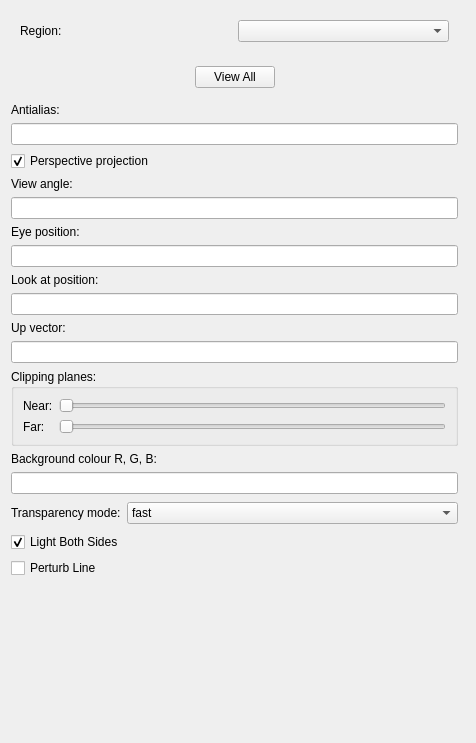
<?xml version="1.0" encoding="UTF-8"?>
<ui version="4.0">
 <class>SceneviewerEditorWidget</class>
 <widget class="QWidget" name="SceneviewerEditorWidget">
  <property name="geometry">
   <rect>
    <x>0</x>
    <y>0</y>
    <width>476</width>
    <height>743</height>
   </rect>
  </property>
  <property name="windowTitle">
   <string>Sceneviewer Editor</string>
  </property>
  <layout class="QHBoxLayout" name="horizontalLayout_2">
   <item>
    <widget class="QFrame" name="widget_container">
     <property name="frameShape">
      <enum>QFrame::NoFrame</enum>
     </property>
     <property name="frameShadow">
      <enum>QFrame::Plain</enum>
     </property>
     <property name="lineWidth">
      <number>0</number>
     </property>
     <layout class="QVBoxLayout" name="verticalLayout">
      <property name="leftMargin">
       <number>0</number>
      </property>
      <property name="topMargin">
       <number>0</number>
      </property>
      <property name="rightMargin">
       <number>7</number>
      </property>
      <property name="bottomMargin">
       <number>0</number>
      </property>
      <item>
       <widget class="QFrame" name="region_frame">
        <property name="frameShape">
         <enum>QFrame::NoFrame</enum>
        </property>
        <property name="frameShadow">
         <enum>QFrame::Raised</enum>
        </property>
        <layout class="QHBoxLayout" name="horizontalLayout_3">
         <item>
          <widget class="QLabel" name="region_label">
           <property name="text">
            <string>Region:</string>
           </property>
          </widget>
         </item>
         <item>
          <widget class="RegionChooserWidget" name="region_chooser">
           <property name="sizePolicy">
            <sizepolicy hsizetype="Preferred" vsizetype="Fixed">
             <horstretch>0</horstretch>
             <verstretch>0</verstretch>
            </sizepolicy>
           </property>
          </widget>
         </item>
        </layout>
       </widget>
      </item>
      <item>
       <widget class="QFrame" name="view_all_frame">
        <property name="frameShape">
         <enum>QFrame::NoFrame</enum>
        </property>
        <property name="frameShadow">
         <enum>QFrame::Raised</enum>
        </property>
        <layout class="QHBoxLayout" name="horizontalLayout">
         <item>
          <spacer name="horizontalSpacer">
           <property name="orientation">
            <enum>Qt::Horizontal</enum>
           </property>
           <property name="sizeHint" stdset="0">
            <size>
             <width>40</width>
             <height>20</height>
            </size>
           </property>
          </spacer>
         </item>
         <item>
          <widget class="QPushButton" name="view_all_button">
           <property name="sizePolicy">
            <sizepolicy hsizetype="Preferred" vsizetype="Fixed">
             <horstretch>0</horstretch>
             <verstretch>0</verstretch>
            </sizepolicy>
           </property>
           <property name="text">
            <string>View All</string>
           </property>
          </widget>
         </item>
         <item>
          <spacer name="horizontalSpacer_2">
           <property name="orientation">
            <enum>Qt::Horizontal</enum>
           </property>
           <property name="sizeHint" stdset="0">
            <size>
             <width>157</width>
             <height>20</height>
            </size>
           </property>
          </spacer>
         </item>
        </layout>
       </widget>
      </item>
      <item>
       <widget class="QLabel" name="antialias_label">
        <property name="text">
         <string>Antialias:</string>
        </property>
       </widget>
      </item>
      <item>
       <widget class="QLineEdit" name="antialias">
        <property name="sizePolicy">
         <sizepolicy hsizetype="Preferred" vsizetype="Fixed">
          <horstretch>0</horstretch>
          <verstretch>0</verstretch>
         </sizepolicy>
        </property>
       </widget>
      </item>
      <item>
       <widget class="QCheckBox" name="perspective_checkbox">
        <property name="text">
         <string>Perspective projection</string>
        </property>
        <property name="checked">
         <bool>true</bool>
        </property>
       </widget>
      </item>
      <item>
       <widget class="QLabel" name="view_angle_label">
        <property name="text">
         <string>View angle:</string>
        </property>
       </widget>
      </item>
      <item>
       <widget class="QLineEdit" name="view_angle">
        <property name="sizePolicy">
         <sizepolicy hsizetype="Preferred" vsizetype="Fixed">
          <horstretch>0</horstretch>
          <verstretch>0</verstretch>
         </sizepolicy>
        </property>
       </widget>
      </item>
      <item>
       <widget class="QLabel" name="eye_position_label">
        <property name="text">
         <string>Eye position:</string>
        </property>
       </widget>
      </item>
      <item>
       <widget class="QLineEdit" name="eye_position">
        <property name="sizePolicy">
         <sizepolicy hsizetype="Preferred" vsizetype="Fixed">
          <horstretch>0</horstretch>
          <verstretch>0</verstretch>
         </sizepolicy>
        </property>
       </widget>
      </item>
      <item>
       <widget class="QLabel" name="lookat_position_label">
        <property name="text">
         <string>Look at position:</string>
        </property>
       </widget>
      </item>
      <item>
       <widget class="QLineEdit" name="lookat_position">
        <property name="sizePolicy">
         <sizepolicy hsizetype="Preferred" vsizetype="Fixed">
          <horstretch>0</horstretch>
          <verstretch>0</verstretch>
         </sizepolicy>
        </property>
       </widget>
      </item>
      <item>
       <widget class="QLabel" name="up_vector_label">
        <property name="text">
         <string>Up vector:</string>
        </property>
       </widget>
      </item>
      <item>
       <widget class="QLineEdit" name="up_vector">
        <property name="sizePolicy">
         <sizepolicy hsizetype="Preferred" vsizetype="Fixed">
          <horstretch>0</horstretch>
          <verstretch>0</verstretch>
         </sizepolicy>
        </property>
       </widget>
      </item>
      <item>
       <widget class="QGroupBox" name="clipping_planes_groupbox">
        <property name="sizePolicy">
         <sizepolicy hsizetype="Preferred" vsizetype="Fixed">
          <horstretch>0</horstretch>
          <verstretch>0</verstretch>
         </sizepolicy>
        </property>
        <property name="minimumSize">
         <size>
          <width>0</width>
          <height>0</height>
         </size>
        </property>
        <property name="title">
         <string>Clipping planes:</string>
        </property>
        <layout class="QFormLayout" name="formLayout">
         <item row="0" column="0">
          <widget class="QLabel" name="near_clipping_label">
           <property name="text">
            <string>Near:</string>
           </property>
          </widget>
         </item>
         <item row="2" column="0">
          <widget class="QLabel" name="far_clipping_label">
           <property name="text">
            <string>Far:</string>
           </property>
          </widget>
         </item>
         <item row="0" column="1">
          <widget class="QSlider" name="near_clipping_slider">
           <property name="maximum">
            <number>10000</number>
           </property>
           <property name="pageStep">
            <number>100</number>
           </property>
           <property name="tracking">
            <bool>true</bool>
           </property>
           <property name="orientation">
            <enum>Qt::Horizontal</enum>
           </property>
          </widget>
         </item>
         <item row="2" column="1">
          <widget class="QSlider" name="far_clipping_slider">
           <property name="maximum">
            <number>10000</number>
           </property>
           <property name="pageStep">
            <number>100</number>
           </property>
           <property name="orientation">
            <enum>Qt::Horizontal</enum>
           </property>
          </widget>
         </item>
        </layout>
       </widget>
      </item>
      <item>
       <widget class="QLabel" name="background_colour_label">
        <property name="text">
         <string>Background colour R, G, B:</string>
        </property>
       </widget>
      </item>
      <item>
       <widget class="QLineEdit" name="background_colour">
        <property name="sizePolicy">
         <sizepolicy hsizetype="Preferred" vsizetype="Fixed">
          <horstretch>0</horstretch>
          <verstretch>0</verstretch>
         </sizepolicy>
        </property>
       </widget>
      </item>
      <item>
       <widget class="QFrame" name="transparency_mode_frame">
        <property name="frameShape">
         <enum>QFrame::NoFrame</enum>
        </property>
        <property name="frameShadow">
         <enum>QFrame::Raised</enum>
        </property>
        <layout class="QFormLayout" name="formLayout_2">
         <property name="leftMargin">
          <number>0</number>
         </property>
         <property name="topMargin">
          <number>2</number>
         </property>
         <property name="rightMargin">
          <number>0</number>
         </property>
         <property name="bottomMargin">
          <number>2</number>
         </property>
         <item row="0" column="0">
          <widget class="QLabel" name="transparency_mode_label">
           <property name="text">
            <string>Transparency mode:</string>
           </property>
          </widget>
         </item>
         <item row="0" column="1">
          <widget class="QComboBox" name="transparency_mode_comboBox">
           <item>
            <property name="text">
             <string>fast</string>
            </property>
           </item>
           <item>
            <property name="text">
             <string>slow</string>
            </property>
           </item>
           <item>
            <property name="text">
             <string>order independent</string>
            </property>
           </item>
          </widget>
         </item>
        </layout>
       </widget>
      </item>
      <item>
       <widget class="QCheckBox" name="light_both_sides_checkbox">
        <property name="enabled">
         <bool>true</bool>
        </property>
        <property name="text">
         <string>Light Both Sides</string>
        </property>
        <property name="checked">
         <bool>true</bool>
        </property>
       </widget>
      </item>
      <item>
       <widget class="QCheckBox" name="perturbline_checkbox">
        <property name="enabled">
         <bool>true</bool>
        </property>
        <property name="text">
         <string>Perturb Line</string>
        </property>
        <property name="checked">
         <bool>false</bool>
        </property>
       </widget>
      </item>
      <item>
       <spacer name="verticalSpacer">
        <property name="orientation">
         <enum>Qt::Vertical</enum>
        </property>
        <property name="sizeHint" stdset="0">
         <size>
          <width>20</width>
          <height>21</height>
         </size>
        </property>
       </spacer>
      </item>
     </layout>
    </widget>
   </item>
  </layout>
 </widget>
 <customwidgets>
  <customwidget>
   <class>RegionChooserWidget</class>
   <extends>QComboBox</extends>
   <header>opencmiss/zincwidgets/regionchooserwidget.h</header>
   <container>1</container>
  </customwidget>
 </customwidgets>
 <resources/>
 <connections>
  <connection>
   <sender>view_all_button</sender>
   <signal>clicked()</signal>
   <receiver>SceneviewerEditorWidget</receiver>
   <slot>viewAll()</slot>
   <hints>
    <hint type="sourcelabel">
     <x>93</x>
     <y>35</y>
    </hint>
    <hint type="destinationlabel">
     <x>232</x>
     <y>344</y>
    </hint>
   </hints>
  </connection>
  <connection>
   <sender>perspective_checkbox</sender>
   <signal>clicked(bool)</signal>
   <receiver>SceneviewerEditorWidget</receiver>
   <slot>perspectiveStateChanged(bool)</slot>
   <hints>
    <hint type="sourcelabel">
     <x>192</x>
     <y>117</y>
    </hint>
    <hint type="destinationlabel">
     <x>232</x>
     <y>344</y>
    </hint>
   </hints>
  </connection>
  <connection>
   <sender>view_angle</sender>
   <signal>editingFinished()</signal>
   <receiver>SceneviewerEditorWidget</receiver>
   <slot>viewAngleEntered()</slot>
   <hints>
    <hint type="sourcelabel">
     <x>148</x>
     <y>169</y>
    </hint>
    <hint type="destinationlabel">
     <x>232</x>
     <y>344</y>
    </hint>
   </hints>
  </connection>
  <connection>
   <sender>eye_position</sender>
   <signal>editingFinished()</signal>
   <receiver>SceneviewerEditorWidget</receiver>
   <slot>eyePositionEntered()</slot>
   <hints>
    <hint type="sourcelabel">
     <x>148</x>
     <y>221</y>
    </hint>
    <hint type="destinationlabel">
     <x>232</x>
     <y>344</y>
    </hint>
   </hints>
  </connection>
  <connection>
   <sender>lookat_position</sender>
   <signal>editingFinished()</signal>
   <receiver>SceneviewerEditorWidget</receiver>
   <slot>lookatPositionEntered()</slot>
   <hints>
    <hint type="sourcelabel">
     <x>148</x>
     <y>273</y>
    </hint>
    <hint type="destinationlabel">
     <x>232</x>
     <y>344</y>
    </hint>
   </hints>
  </connection>
  <connection>
   <sender>up_vector</sender>
   <signal>editingFinished()</signal>
   <receiver>SceneviewerEditorWidget</receiver>
   <slot>upVectorEntered()</slot>
   <hints>
    <hint type="sourcelabel">
     <x>148</x>
     <y>325</y>
    </hint>
    <hint type="destinationlabel">
     <x>232</x>
     <y>344</y>
    </hint>
   </hints>
  </connection>
  <connection>
   <sender>near_clipping_slider</sender>
   <signal>valueChanged(int)</signal>
   <receiver>SceneviewerEditorWidget</receiver>
   <slot>nearClippingChanged(int)</slot>
   <hints>
    <hint type="sourcelabel">
     <x>219</x>
     <y>382</y>
    </hint>
    <hint type="destinationlabel">
     <x>232</x>
     <y>344</y>
    </hint>
   </hints>
  </connection>
  <connection>
   <sender>far_clipping_slider</sender>
   <signal>valueChanged(int)</signal>
   <receiver>SceneviewerEditorWidget</receiver>
   <slot>farClippingChanged(int)</slot>
   <hints>
    <hint type="sourcelabel">
     <x>219</x>
     <y>418</y>
    </hint>
    <hint type="destinationlabel">
     <x>232</x>
     <y>344</y>
    </hint>
   </hints>
  </connection>
  <connection>
   <sender>background_colour</sender>
   <signal>editingFinished()</signal>
   <receiver>SceneviewerEditorWidget</receiver>
   <slot>backgroundColourEntered()</slot>
   <hints>
    <hint type="sourcelabel">
     <x>148</x>
     <y>482</y>
    </hint>
    <hint type="destinationlabel">
     <x>232</x>
     <y>344</y>
    </hint>
   </hints>
  </connection>
  <connection>
   <sender>antialias</sender>
   <signal>editingFinished()</signal>
   <receiver>SceneviewerEditorWidget</receiver>
   <slot>antialiasEntered()</slot>
   <hints>
    <hint type="sourcelabel">
     <x>213</x>
     <y>79</y>
    </hint>
    <hint type="destinationlabel">
     <x>233</x>
     <y>79</y>
    </hint>
   </hints>
  </connection>
  <connection>
   <sender>perturbline_checkbox</sender>
   <signal>clicked(bool)</signal>
   <receiver>SceneviewerEditorWidget</receiver>
   <slot>perturbLineStateChanged(bool)</slot>
   <hints>
    <hint type="sourcelabel">
     <x>205</x>
     <y>558</y>
    </hint>
    <hint type="destinationlabel">
     <x>248</x>
     <y>558</y>
    </hint>
   </hints>
  </connection>
  <connection>
   <sender>light_both_sides_checkbox</sender>
   <signal>clicked(bool)</signal>
   <receiver>SceneviewerEditorWidget</receiver>
   <slot>lightBothSidesStateChanged(bool)</slot>
   <hints>
    <hint type="sourcelabel">
     <x>212</x>
     <y>530</y>
    </hint>
    <hint type="destinationlabel">
     <x>236</x>
     <y>532</y>
    </hint>
   </hints>
  </connection>
  <connection>
   <sender>transparency_mode_comboBox</sender>
   <signal>currentIndexChanged(int)</signal>
   <receiver>SceneviewerEditorWidget</receiver>
   <slot>transparencyModeChanged(int)</slot>
   <hints>
    <hint type="sourcelabel">
     <x>183</x>
     <y>507</y>
    </hint>
    <hint type="destinationlabel">
     <x>2</x>
     <y>675</y>
    </hint>
   </hints>
  </connection>
 </connections>
 <slots>
  <slot>viewAll()</slot>
  <slot>viewAngleEntered()</slot>
  <slot>lookatPositionEntered()</slot>
  <slot>eyePositionEntered()</slot>
  <slot>upVectorEntered()</slot>
  <slot>perspectiveStateChanged(bool)</slot>
  <slot>nearClippingChanged(int)</slot>
  <slot>farClippingChanged(int)</slot>
  <slot>backgroundColourEntered()</slot>
  <slot>antialiasEntered()</slot>
  <slot>lightBothsidesStateChanged(bool)</slot>
  <slot>perturbLineStateChanged(bool)</slot>
  <slot>lightBothSidesStateChanged(bool)</slot>
  <slot>transparencyModeChanged(int)</slot>
 </slots>
</ui>
